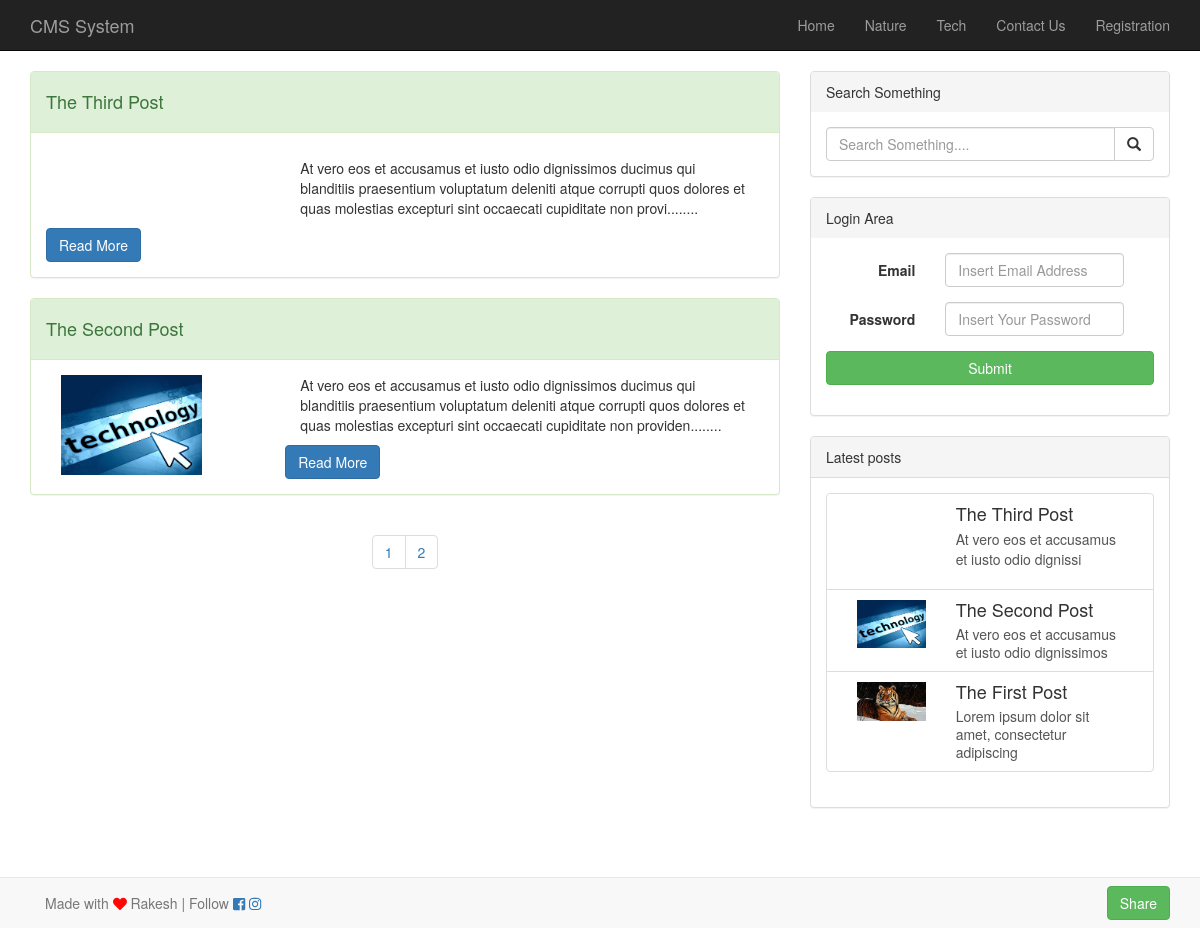
The page / on the database its author committed.
### tables this page shows
CREATE TABLE `category` (
  `c_id` int(11) NOT NULL,
  `category_name` text NOT NULL
);

CREATE TABLE `posts` (
  `id` int(11) NOT NULL,
  `title` text NOT NULL,
  `description` text NOT NULL,
  `image` text NOT NULL,
  `category` text NOT NULL,
  `status` text NOT NULL,
  `date` timestamp NOT NULL DEFAULT CURRENT_TIMESTAMP ON UPDATE CURRENT_TIMESTAMP,
  `author` text NOT NULL
);

### index.php (the view, shortened to what this page needs)
<?php session_start();
	include 'includes/db.php';
	$per_page = 2;
	if(isset($_GET['page'])){
		$page = $_GET['page'];
	} else{
		$page = 1;
	}
	$start_from = ($page-1) * $per_page;
?>
<?php include 'includes/header.php';?>
<div class="container">
	<article class="row">
		<section class="col-lg-8">
			<?php
				$sel_sql = "SELECT * FROM posts WHERE status = 'published' ORDER BY id DESC LIMIT $start_from, $per_page";
				$run_sql = mysqli_query($conn, $sel_sql);
				while($rows = mysqli_fetch_assoc($run_sql)) {
					echo '
					<div class="panel panel-success">
						<div class="panel-heading">
							<h4>' . $rows['title'] . '</h4>
						</div>
						<div class="panel-body">
							<div class="col-lg-4">
								<img src="'.$rows['image'].'" height="100px">
							</div>
							<div class="col-lg-8">
								<p>'.substr($rows['description'], 0, 200).'........</p>
							</div>
							<a href="post.php?post_id='.$rows['id'].'" class="btn btn-primary">Read More</a>
						</div>
					</div>
					';
				}
			?>
			<div class="text-center">
				<ul class="pagination">
					<?php
						$pagination_sql = "SELECT * FROM posts WHERE status = 'published'";
						$run_pagination = mysqli_query($conn, $pagination_sql);
						$count = mysqli_num_rows($run_pagination);
						$total_pages = ceil($count/$per_page);
						for($i = 1; $i <= $total_pages; $i++) {
							echo '<li><a href="index.php?page='.$i.'">'.$i.'</a></li>';
						}
					?>
				</ul>
			</div>
		</section>
		<?php include 'includes/sidebar.php';?>
	</article>
</div>
<?php include 'includes/footer.php';?>

### includes/header.php (shortened to what this page needs)
<!DOCTYPE html>
<html>
	<head>
		<link rel="stylesheet" href="css/bootstrap.min.css">
	</head>
	<body>
<header class="navbar navbar-inverse navbar-static-top" >
	<div class="container">
		<a href="index.php" class="navbar-brand">CMS System</a>
		<ul class="nav navbar-nav navbar-right">
			<?php
				$class = $_SERVER['PHP_SELF'] == '/projects/cms/index.php' ? 'active' : '';
				echo '<li class="' . $class .'"><a href="index.php">Home</a>';
				$sel_cat = "SELECT * FROM category";
				$run_cat = mysqli_query($conn, $sel_cat);
				while($rows = mysqli_fetch_assoc($run_cat)) {
					if(isset($_GET['cat_id'])) {
						$class = $_GET['cat_id'] == $rows['c_id'] ? 'active' : '';
					} else {
						$class='';
					}
					echo '<li class="'.$class.'"><a href="menu.php?cat_id='.$rows['c_id'].'">'.ucfirst($rows['category_name']).'</a></li>';
				}
				$class = $_SERVER['PHP_SELF'] == '/projects/cms/contact.php' ? 'active' : '';
				echo '<li class="' . $class .'"><a href="contact.php">Contact Us</a>';
				$class = $_SERVER['PHP_SELF'] == '/projects/cms/registration.php' ? 'active' : '';
				echo '<li class="' . $class .'"><a href="registration.php">Registration</a>';
			?>
		</ul>
	</div>
</header>

### includes/sidebar.php
<aside class="col-lg-4">
	<form class="panel-group form-horizontal" action="search.php" role="form">
		<div class="panel panel-default">
			<div class="panel-heading">Search Something</div>
			<div class="panel-body">
				<div class="input-group">
					<input type="search" name="search" class="form-control" placeholder="Search Something....">
					<div class="input-group-btn">
						<button class="btn btn-default" name="search_submit" type="submit" value="submit"><i class="glyphicon glyphicon-search"></i></button>
					</div>
				</div>
			</div>
		</div>
	</form>
	<form class="panel-group form-horizontal" role="form" action="accounts/login.php" method="post">
		<div class="panel panel-default">
			<div class="panel-heading">Login Area</div>
			<div class="panel-body">
				<div class="form-group">
					<label for="username" class="control-label col-sm-4">Email</label>
					<div class="col-sm-7">
						<input type="text" id="username" placeholder="Insert Email Address" name="user_name" class="form-control">
					</div>
				</div>
				<div class="form-group">
					<label for="login_password" class="control-label col-sm-4">Password</label>
					<div class="col-sm-7">
						<input type="password" id="login_password" class="form-control" name="password" placeholder="Insert Your Password">
					</div>
				</div>
				<div class="form-group">
					<div class="col-sm-12">
						<input type="submit" class="btn btn-success btn-block" name="submit_login">
					</div>
				</div>
			</div>
		</div>
	</form>
	<div class="panel panel-default">
		<div class="panel-heading">Latest posts</div>
		<div class="panel-body">
			<div class="list-group">
				<?php
					$sel_side = "SELECT * FROM posts WHERE status = 'published' ORDER BY id DESC LIMIT 5";
					$run_side = mysqli_query($conn, $sel_side);
					while($rows = mysqli_fetch_assoc($run_side)){
						if(isset($_GET['post_id'])){
							$class = $_GET['post_id'] == $rows['id'] ? 'active' : '';
						} else {
							$class = '';
						}
						echo '
						<a href="post.php?post_id='.$rows['id'].'" class="list-group-item '.$class.'">
							<div class="col-sm-4">
								<img src="'.$rows['image'].'" width="100%">
							</div>
							<div class="col-sm-8">
								<h4 class="list-group-item-heading">'.$rows['title'].'</h4>
								<p class="list-group-item-text">'.substr($rows['description'], 0, 50).'</p>
							</div>
							<div style="clear:both;"></div>
						</a>
						';
					}
				?>
			</div>
		</div>
	</div>
</aside>

### includes/header.php (style rules this page uses)
body { padding-bottom: 100px; }

### rows shown on the page
category: category_name "Nature"
category: category_name "Tech"
posts: title "The Third Post", description "At vero eos et accusamus et iusto odio dignissimos ducimus qui blanditiis praesentium voluptatum deleniti atque corrupti quos dolores et quas molestias excepturi sint occaecati cupiditate non provi", description "At vero eos et accusamus et iusto odio dignissi"
posts: title "The Second Post", image (picture), description "At vero eos et accusamus et iusto odio dignissimos ducimus qui blanditiis praesentium voluptatum deleniti atque corrupti quos dolores et quas molestias excepturi sint occaecati cupiditate non providen", description "At vero eos et accusamus et iusto odio dignissimos"
posts: image (picture), title "The First Post", description "Lorem ipsum dolor sit amet, consectetur adipiscing"
